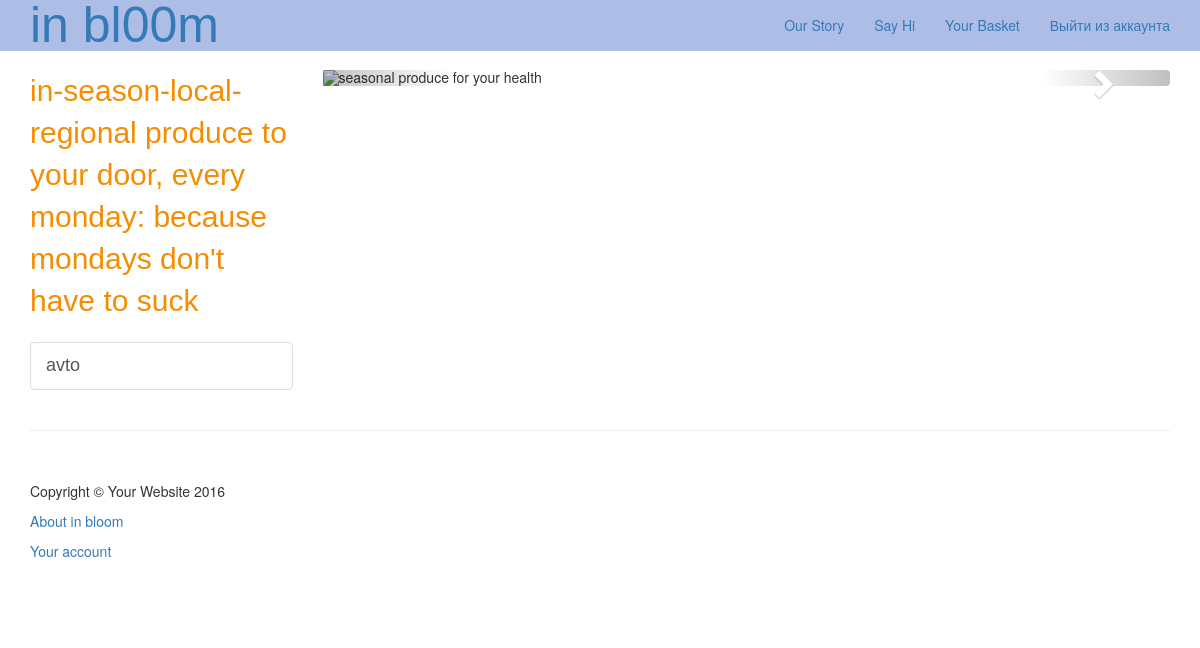
Before: / (signed in) with the older database file.
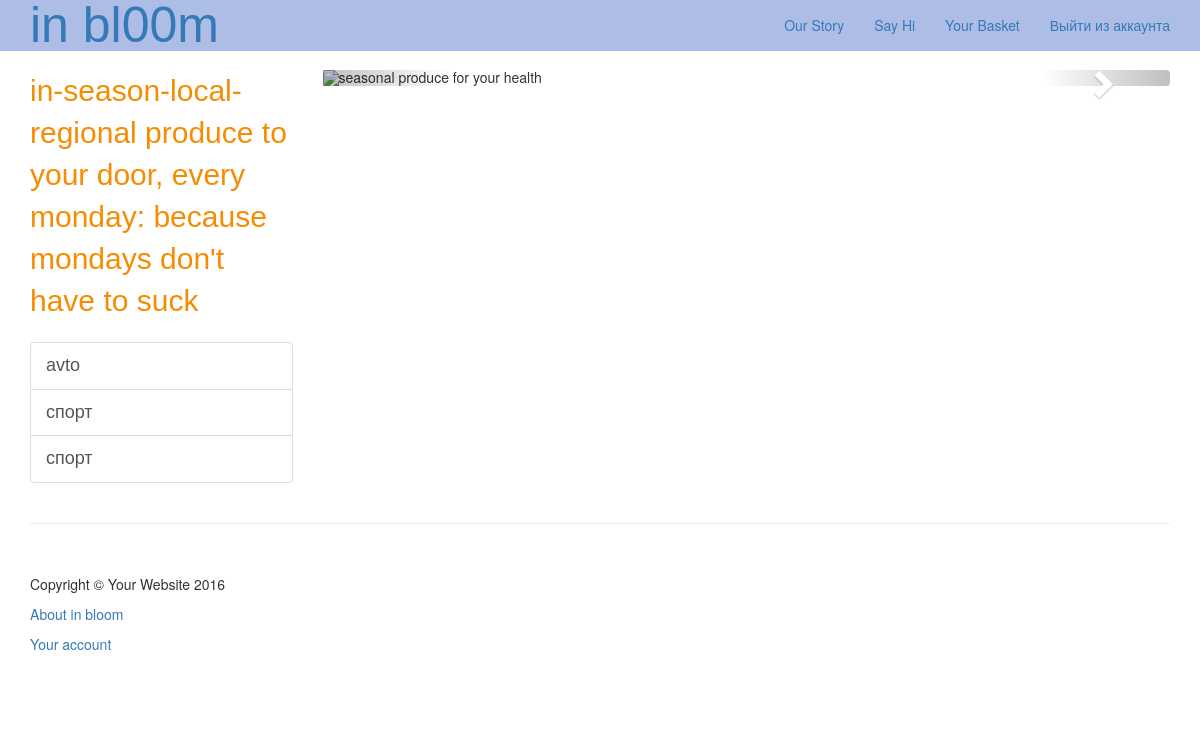
After: the same page with the newer database file.
### news_app/models.py (models this page shows, shortened)
class CategoryNews(models.Model):
    category_name = models.CharField(max_length=100)
    created_at = models.DateTimeField(auto_now_add=True)
    class Meta:
        verbose_name = "Category"
        verbose_name_plural = "Categories"

### news_app/views.py (the view)
# urls.py: path('', views.home_page, name='home'),
def home_page(request):
    try:
        if request.user.is_authenticated:
            news = New.objects.all()
            categories = CategoryNews.objects.all()
            context = {'news': news, 'categories': categories}
            return render(request, 'index.html', context)
    except:
        return redirect('about')

### news_app/templates/index.html (shortened to what this page needs)
{% load static %}
<!DOCTYPE html>
<html lang="en" >
<head>
  <link rel='stylesheet' href='https://maxcdn.bootstrapcdn.com/bootstrap/3.3.5/css/bootstrap.min.css'>
<link rel='stylesheet' href='https://github.com/BlackrockDigital/startbootstrap-shop-homepage/blob/gh-pages/css/shop-homepage.css'>
<link rel="stylesheet" href="{% static 'style.css' %}">
</head>
<body>
    <nav class="navbar navbar-fixed-top" role="navigation">
        <div class="container">
            <div class="navbar-header">
                <a class="navbar-brand" href="#">in bl00m</a>
            </div>
            <div class="collapse navbar-collapse" id="bs-example-navbar-collapse-1">
                <ul class="nav navbar-nav navbar-right">
                    <li>
                        <a href="#"> </i>Our Story</a>
                    </li>
                    <li>
                        <a href="#"> Say Hi</a>
                    </li>
                    <li id="cart" onclick="cartFunction()"><a href="#">  Your Basket</a></li>
                    <li><a href="{% url 'logout' %}">Выйти из аккаунта</a></li>
                </ul>
            </div>
        </div>
    </nav>
    <div class="container">
        <div class="row">
            <div class="col-md-3">
                <p class="lead">in-season-local-regional produce to your door, every monday: because mondays don't have to suck</p>
                <div class="list-group">
                {% for category in categories %}
                <a href="/category/{{ category.id }}" class="list-group-item">{{category.category_name}}</a>
                {% endfor %}
                </div>
            </div>
            <div class="col-md-9">
                <div class="row carousel-holder">
                    <div class="col-md-12">
                        <div id="carousel-example-generic" class="carousel slide" data-ride="carousel">
                            <ol class="carousel-indicators">
                            </ol>
                            <div class="carousel-inner">
                                <div class="item active">
                                    <img class="slide-image" src="https://github.com/tesslynne/Bloom-Ecommerce-Fruit/blob/master/images/inbloom.jpg?raw=true" alt="seasonal produce for your health">
                                </div>
                            </div>
                            <a class="left carousel-control" href="#carousel-example-generic" data-slide="prev">
                            </a>
                            <a class="right carousel-control" href="#carousel-example-generic" data-slide="next">
                                <span class="glyphicon glyphicon-chevron-right"></span>
                            </a>
                        </div>
                    </div>
                 </div>
                </div>
            </div>
    </div>
    <div class="container">
        <hr>
        <footer>
            <div class="row">
                <div class="col-lg-12">
                    <p>Copyright &copy; Your Website 2016</p>
                    <p><a href="#">About in bloom</a></p>
                    <p><a href="#">Your account</a></p>
                </div>
            </div>
        </footer>
    </div>
</body>
</html>

Changed rows visible on the page:
added CategoryNews: category_name "спорт"
added CategoryNews: category_name "спорт"
